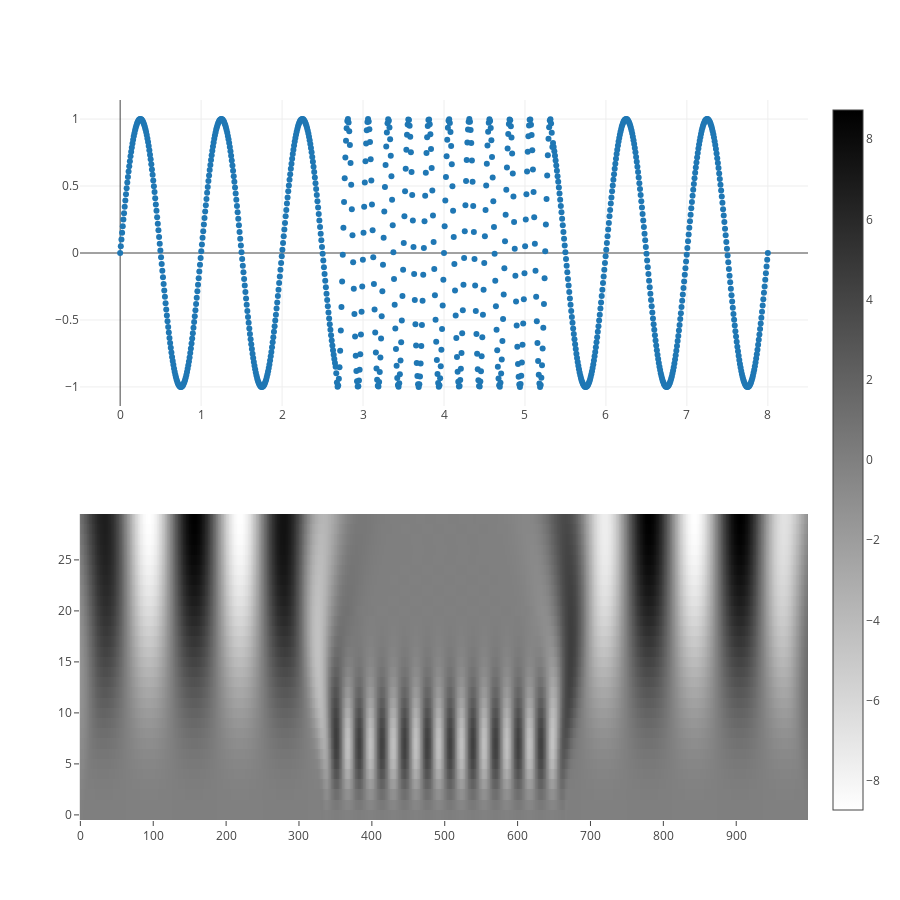

The notebook cell saved with this chart:
### Code cell
N = 999
T = 8#s
f = 1
w = 2*np.pi*f

t = np.linspace(0, T, N)

s = [np.sin(w * t[i]) if i < 333 or i > 666 else np.sin(4*w*t[i]) for i in range(N)]


widths = np.arange(1, 31)
cwtmatr, freqs = pywt.cwt(s, widths, 'mexh')

trace = go.Heatmap(
    z=cwtmatr, 
    colorscale='Greys', 
    reversescale=True
)

signal = go.Scatter( 
    x = t,
    y = s,
    name='signal',
    mode='markers'
)
    
rows = 2
cols = 1
fig = py.tools.make_subplots(rows = rows, cols = cols)
fig['layout'].update(height=rows * 450, width=cols * 900)

fig.append_trace(signal, 1, 1)
fig.append_trace(trace, 2, 1)

py.offline.iplot(fig)

### Figure 1 — Plotly figure (JSON) as saved in the notebook; plotly's stock layout.template omitted (floating-point values rounded to 4 significant figures; data arrays with more than 128 entries replaced by an {"elided": "..."} marker saying what was removed)
{"data": [{"mode": "markers", "name": "signal", "type": "scatter", "x": {"elided": "999 float values"}, "xaxis": "x1", "y": {"elided": "999 float values"}, "yaxis": "y1"}, {"colorscale": "Greys", "reversescale": true, "type": "heatmap", "xaxis": "x2", "yaxis": "y2", "z": {"elided": "30x999 float values"}}], "layout": {"height": 900, "width": 900, "xaxis1": {"anchor": "y1", "domain": [0, 1]}, "xaxis2": {"anchor": "y2", "domain": [0, 1]}, "yaxis1": {"anchor": "x1", "domain": [0.575, 1]}, "yaxis2": {"anchor": "x2", "domain": [0, 0.425]}}}
